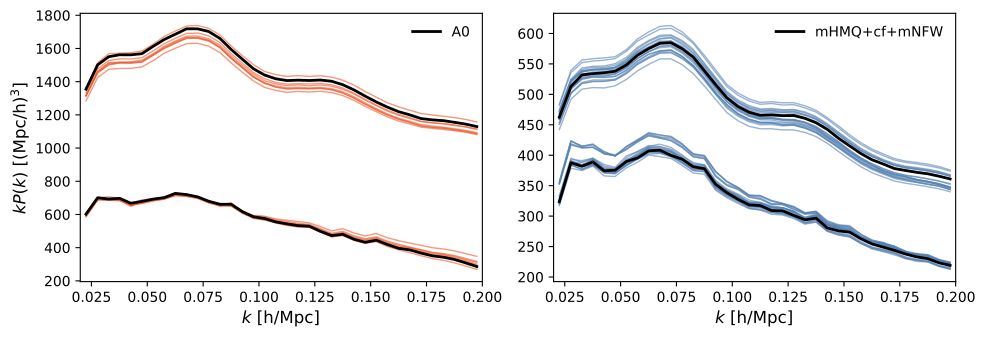

Source code (Python):
import numpy as np
import matplotlib.pyplot as plt
import sys
import os
sys.path.append(os.path.abspath(os.path.join(os.path.dirname(__file__), '..')))
from utils import DESIColors, DESIEdgeColors

def plot_pks(z, ax=None, ylabel=True, fn=None):
    k = np.load("k.npy")
    pks = np.load(f"pk_{z}.npy")
    if z=="LRG": bf_HOD = "A0"; bf_HOD_indx = 0
    if z=="ELG": bf_HOD = "mHMQ+cf+mNFW"; bf_HOD_indx = 19

    if ax is None: fig, ax = plt.subplots(1)
    for pk in pks:
        ax.plot(k, k*pk[0], color=DESIEdgeColors[z], lw=1, alpha=0.6)
        ax.plot(k, k*pk[1], color=DESIEdgeColors[z], lw=1, alpha=0.6)
    ax.plot(k, k*pks[bf_HOD_indx,0], lw=2, color='k', label=bf_HOD)
    ax.plot(k, k*pks[bf_HOD_indx,1], lw=2, color='k')
    if ylabel: ax.set_ylabel('$kP(k)$ [(Mpc/h)$^3$]', fontsize=12)
    ax.set_xlabel('$k$ [h/Mpc]', fontsize=12)
    ax.set_xlim(0.02,0.2)
    ax.legend(fontsize=10, frameon=False)
    if fn is not None: plt.savefig(fn, bbox_inches="tight")

fig, (ax1,ax2) = plt.subplots(1,2, figsize=(10,3.5))
plot_pks('LRG', ax=ax1)
plot_pks('ELG', ax=ax2, ylabel=False)
plt.tight_layout()
plt.savefig('Figure9.pdf', bbox_inches="tight")
